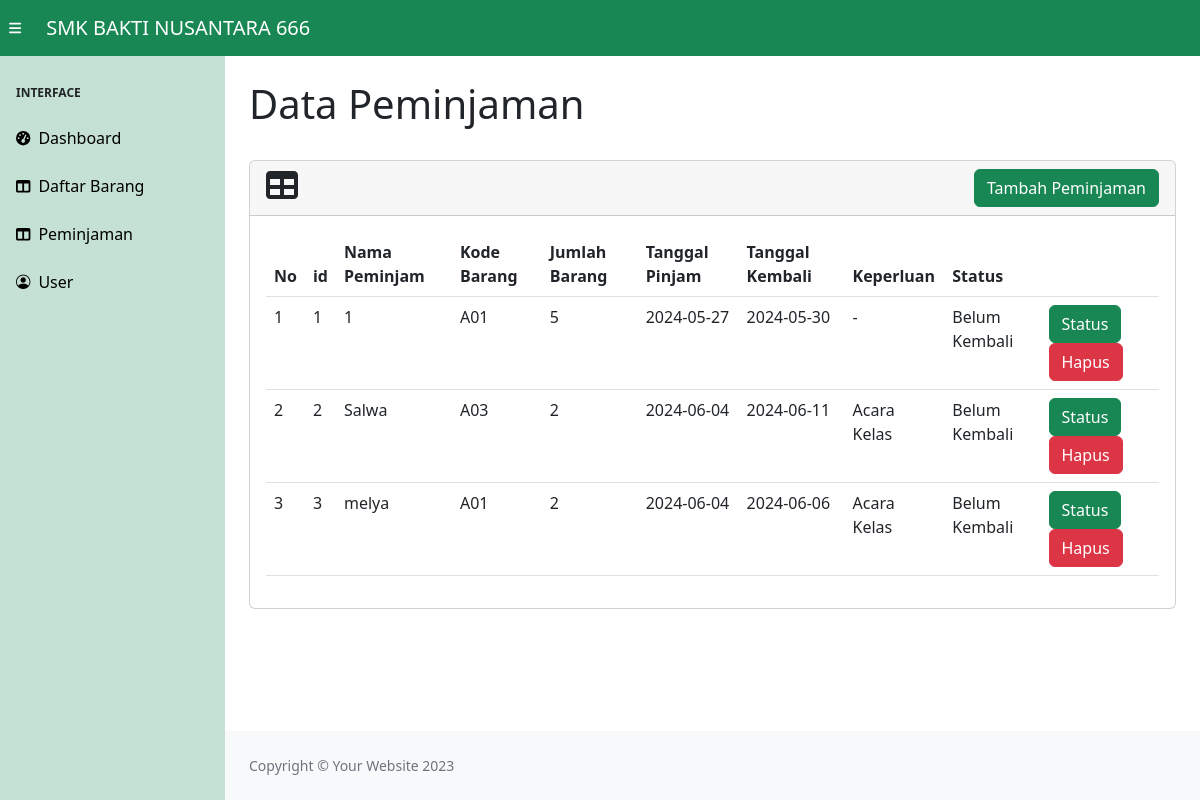
Page /sts_peminjaman/data_peminjaman.php on the committed database.
### tables this page shows
CREATE TABLE `peminjaman` (
  `id_peminjaman` int(11) NOT NULL,
  `nama_peminjam` varchar(255) NOT NULL,
  `kode_barang` varchar(255) NOT NULL,
  `jumlah_barang` int(11) NOT NULL,
  `tgl_pinjam` date NOT NULL,
  `tgl_kembali` date NOT NULL,
  `keperluan` varchar(255) NOT NULL,
  `status` varchar(255) NOT NULL
);

### sts_peminjaman/database.php (called while the page is built, shortened)
<?php
$connect=mysqli_connect("localhost", "root", "", "projek_peminjaman") or die("Failed to connect to MYSQL: " . mysqli_error($connect));
function query($kueri)
{
    global $connect;
    $result=mysqli_query($connect, $kueri);
    $rows=[];
    while($row = mysqli_fetch_assoc($result))
    {
        $rows[] = $row;
    }
    return $rows;
}
?>

### sts_peminjaman/data_peminjaman.php (the view, shortened to what this page needs)
<?php
require_once ("database.php");
$tampil = query("select * from peminjaman");
?>
<!DOCTYPE html>
<html lang="en">
    <head>
        <link rel="stylesheet" href="https://cdn.jsdelivr.net/npm/bootstrap-icons@1.11.3/font/bootstrap-icons.min.css">
        <link href="https://cdn.jsdelivr.net/npm/simple-datatables@7.1.2/dist/style.min.css" rel="stylesheet" />
        <link href="css/styles.css" rel="stylesheet" />
    </head>
    <body class="sb-nav-fixed">
        <nav class="sb-topnav navbar navbar-expand bg-success">
            <button class="btn btn-link btn-sm order-1 order-lg-0 me-4 me-lg-0" id="sidebarToggle" href="#!" style="color: white"><i class="fas fa-bars"></i></button>
            <a class="navbar-brand ps-3" href="#" style="color:white">SMK BAKTI NUSANTARA 666</a>
            <ul class="navbar-nav ms-auto ms-md-0 me-3 me-lg-4" style="padding-left: 1200px;">
            </ul>
        </nav>
        <div id="layoutSidenav">
            <div id="layoutSidenav_nav">
                <nav class="sb-sidenav accordion bg-success bg-opacity-25" id="sidenavAccordion">
                    <div class="sb-sidenav-menu">
                        <div class="nav">
                            <div class="sb-sidenav-menu-heading">Interface</div>
                            <a class="nav-link text-decoration-none" href="home.php" style="color: black;">
                                <div class="sb-nav-link-icon"><i class="fas fa-tachometer-alt"></i></div>
                                Dashboard
                            </a>
                            <a class="nav-link" href="data_barang.php" style="color: black;">
                                <div class="sb-nav-link-icon"><i class="fas fa-columns"></i></div>
                                Daftar Barang
                            </a>
                            <a class="nav-link" href="data_peminjaman.php" style="color: black;">
                                <div class="sb-nav-link-icon"><i class="fas fa-columns"></i></div>
                                Peminjaman
                            </a>
                            <a class="nav-link" href="data_user.php" style="color: black;">
                                <div class="sb-nav-link-icon"><i class="bi bi-person-circle"></i></div>
                                User
                            </a>
                        </div>
                    </div>
                </nav>
            </div>
            <div id="layoutSidenav_content">
                <main>
                    <div class="container-fluid px-4">
                        <h1 class="mt-4">Data Peminjaman</h1>
                        <br>
                        <div class="card mb-4">
                            <div class="card-header">
                                <i class="fas fa-table fa-2x me-1"></i>
                                <a href="form_peminjaman.php" class="btn btn-success" style="float: right;">Tambah Peminjaman</a>
                            </div>
                            <div class="card-body">
                                 <div class="datatable-wrapper datatable-loading no-footer sortable searchable fixed-columns">
                                    <table id="datatablesSimple" class="table">
                                        <thead>
                                            <tr>
                                                <th>No</th>
                                                <th>id</th>
                                                <th>Nama Peminjam</th>
                                                <th>Kode Barang</th>
                                                <th>Jumlah Barang</th>
                                                <th>Tanggal Pinjam</th>
                                                <th>Tanggal Kembali</th>
                                                <th>Keperluan</th>
                                                <th>Status</th>
                                                <th></th>
                                            </tr>
                                        </thead>
                                        <tbody>
                                        <?php
                                        $no =1;
                                        foreach($tampil as $data):?>
                                            <tr>
                                                <td><?php echo $no; ?></td>
                                                <td><?php echo"$data[id_peminjaman]";?></td>
                                                <td><?php echo"$data[nama_peminjam]";?></td>
                                                <td><?php echo"$data[kode_barang]";?></td>
                                                <td><?php echo"$data[jumlah_barang]";?></td>
                                                <td><?php echo"$data[tgl_pinjam]";?></td>
                                                <td><?php echo"$data[tgl_kembali]";?></td>
                                                <td><?php echo"$data[keperluan]";?></td>
                                                <td><?php echo"$data[status]";?></td>
                                                <td>
                                                    <a href='edit_peminjaman.php?id=<?= $data['id_peminjaman'] ?>' class="btn btn-success btn-small">Status</a>
                                                    <?php echo "<a href='javascript:hapusData(".$data['id_peminjaman'].")'' class='btn btn-danger btn-small'>Hapus</a>"; ?>
                                                </td>
                                            </tr>
                                            <?php
                                            $no++;
                                        endforeach;
                                            ?>
                                        </tbody>
                                    </table>
                                </div>
                            </div>
                        </div>
                    </div>
                </main>
                <footer class="py-4 mt-auto bg-light">
                    <div class="container-fluid px-4">
                        <div class="d-flex align-items-center justify-content-between small">
                            <div class="text-muted">Copyright &copy; Your Website 2023</div>
                        </div>
                    </div>
                </footer>
            </div>
        </div>
    </body>
</html>

### rows in the picture
peminjaman: id_peminjaman "1", nama_peminjam "1", kode_barang "A01", jumlah_barang "5", tgl_pinjam "2024-05-27", tgl_kembali "2024-05-30", keperluan "-", status "Belum Kembali"
peminjaman: id_peminjaman "2", nama_peminjam "Salwa", kode_barang "A03", jumlah_barang "2", tgl_pinjam "2024-06-04", tgl_kembali "2024-06-11", keperluan "Acara Kelas", status "Belum Kembali"
peminjaman: id_peminjaman "3", nama_peminjam "melya", kode_barang "A01", jumlah_barang "2", tgl_pinjam "2024-06-04", tgl_kembali "2024-06-06", keperluan "Acara Kelas", status "Belum Kembali"
